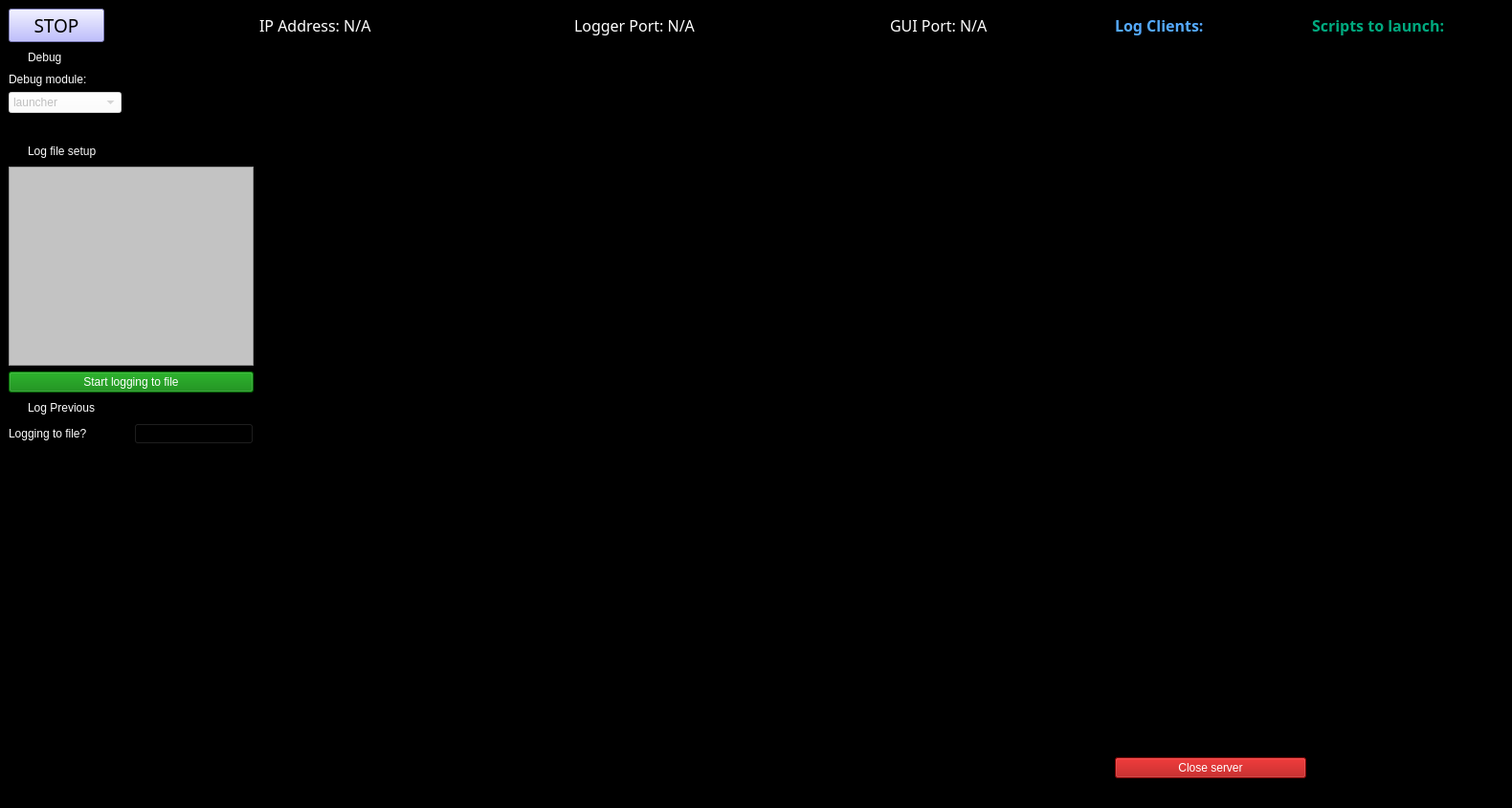
<?xml version="1.0" encoding="UTF-8"?>
<ui version="4.0">
 <class>MainWindow</class>
 <widget class="QMainWindow" name="MainWindow">
  <property name="geometry">
   <rect>
    <x>0</x>
    <y>0</y>
    <width>1580</width>
    <height>844</height>
   </rect>
  </property>
  <property name="windowTitle">
   <string>Launch Control</string>
  </property>
  <property name="windowOpacity">
   <double>2.000000000000000</double>
  </property>
  <property name="styleSheet">
   <string notr="true">background-color: rgb(0, 0, 0);
selection-color: rgb(255, 0, 0);</string>
  </property>
  <property name="toolButtonStyle">
   <enum>Qt::ToolButtonIconOnly</enum>
  </property>
  <widget class="QWidget" name="centralwidget">
   <layout class="QGridLayout" name="gridLayout">
    <item row="1" column="5" rowspan="9">
     <widget class="QListWidget" name="script_list">
      <property name="enabled">
       <bool>true</bool>
      </property>
      <property name="maximumSize">
       <size>
        <width>200</width>
        <height>16777215</height>
       </size>
      </property>
      <property name="font">
       <font>
        <family>Calibri Light</family>
        <pointsize>12</pointsize>
       </font>
      </property>
      <property name="toolTip">
       <string/>
      </property>
      <property name="styleSheet">
       <string notr="true">color: rgb(85, 170, 255);</string>
      </property>
      <property name="frameShape">
       <enum>QFrame::NoFrame</enum>
      </property>
     </widget>
    </item>
    <item row="0" column="4">
     <widget class="QLabel" name="label">
      <property name="maximumSize">
       <size>
        <width>200</width>
        <height>16777215</height>
       </size>
      </property>
      <property name="font">
       <font>
        <family>Calibri Light</family>
        <pointsize>12</pointsize>
       </font>
      </property>
      <property name="styleSheet">
       <string notr="true">color: rgb(85, 170, 255);</string>
      </property>
      <property name="text">
       <string>&lt;html&gt;&lt;head/&gt;&lt;body&gt;&lt;p&gt;&lt;span style=&quot; font-weight:600;&quot;&gt;Log Clients:&lt;/span&gt;&lt;/p&gt;&lt;/body&gt;&lt;/html&gt;</string>
      </property>
     </widget>
    </item>
    <item row="1" column="4" rowspan="9">
     <widget class="QListWidget" name="client_list">
      <property name="maximumSize">
       <size>
        <width>200</width>
        <height>16777215</height>
       </size>
      </property>
      <property name="font">
       <font>
        <family>Calibri Light</family>
        <pointsize>12</pointsize>
       </font>
      </property>
      <property name="toolTip">
       <string/>
      </property>
      <property name="styleSheet">
       <string notr="true">color: rgb(85, 170, 255);</string>
      </property>
      <property name="frameShape">
       <enum>QFrame::NoFrame</enum>
      </property>
     </widget>
    </item>
    <item row="9" column="1">
     <widget class="QTextBrowser" name="buffer_terminal">
      <property name="maximumSize">
       <size>
        <width>100</width>
        <height>16777215</height>
       </size>
      </property>
      <property name="frameShape">
       <enum>QFrame::NoFrame</enum>
      </property>
      <property name="verticalScrollBarPolicy">
       <enum>Qt::ScrollBarAlwaysOff</enum>
      </property>
      <property name="horizontalScrollBarPolicy">
       <enum>Qt::ScrollBarAlwaysOff</enum>
      </property>
      <property name="overwriteMode">
       <bool>false</bool>
      </property>
     </widget>
    </item>
    <item row="0" column="3">
     <layout class="QHBoxLayout" name="horizontalLayout_5">
      <property name="spacing">
       <number>100</number>
      </property>
      <item>
       <widget class="QLabel" name="ip_label">
        <property name="font">
         <font>
          <family>Calibri Light</family>
          <pointsize>12</pointsize>
          <weight>3</weight>
          <italic>false</italic>
          <bold>false</bold>
         </font>
        </property>
        <property name="styleSheet">
         <string notr="true">color: rgb(255, 255, 255);
font: 25 12pt &quot;Calibri Light&quot;;</string>
        </property>
        <property name="text">
         <string>&lt;html&gt;&lt;head/&gt;&lt;body&gt;&lt;p&gt;&lt;span style=&quot; color:#ffffff;&quot;&gt;IP Address: N/A&lt;/span&gt;&lt;/p&gt;&lt;/body&gt;&lt;/html&gt;</string>
        </property>
       </widget>
      </item>
      <item>
       <widget class="QLabel" name="logger_label">
        <property name="font">
         <font>
          <family>Calibri Light</family>
          <pointsize>12</pointsize>
          <weight>3</weight>
          <italic>false</italic>
          <bold>false</bold>
         </font>
        </property>
        <property name="styleSheet">
         <string notr="true">color: rgb(255, 255, 255);
font: 25 12pt &quot;Calibri Light&quot;;</string>
        </property>
        <property name="text">
         <string>&lt;html&gt;&lt;head/&gt;&lt;body&gt;&lt;p&gt;&lt;span style=&quot; color:#ffffff;&quot;&gt;Logger Port: N/A&lt;/span&gt;&lt;/p&gt;&lt;/body&gt;&lt;/html&gt;</string>
        </property>
       </widget>
      </item>
      <item>
       <widget class="QLabel" name="gui_label">
        <property name="font">
         <font>
          <family>Calibri Light</family>
          <pointsize>12</pointsize>
          <weight>3</weight>
          <italic>false</italic>
          <bold>false</bold>
         </font>
        </property>
        <property name="styleSheet">
         <string notr="true">color: rgb(255, 255, 255);
font: 25 12pt &quot;Calibri Light&quot;;</string>
        </property>
        <property name="text">
         <string>&lt;html&gt;&lt;head/&gt;&lt;body&gt;&lt;p&gt;&lt;span style=&quot; color:#ffffff;&quot;&gt;GUI Port: N/A&lt;/span&gt;&lt;/p&gt;&lt;/body&gt;&lt;/html&gt;</string>
        </property>
       </widget>
      </item>
     </layout>
    </item>
    <item row="0" column="5">
     <widget class="QLabel" name="label_2">
      <property name="maximumSize">
       <size>
        <width>200</width>
        <height>16777215</height>
       </size>
      </property>
      <property name="font">
       <font>
        <family>Calibri Light</family>
        <pointsize>12</pointsize>
       </font>
      </property>
      <property name="styleSheet">
       <string notr="true">color: rgb(0, 170, 127);</string>
      </property>
      <property name="text">
       <string>&lt;html&gt;&lt;head/&gt;&lt;body&gt;&lt;p&gt;&lt;span style=&quot; font-weight:600;&quot;&gt;Scripts to launch:&lt;/span&gt;&lt;/p&gt;&lt;/body&gt;&lt;/html&gt;</string>
      </property>
     </widget>
    </item>
    <item row="0" column="1">
     <widget class="QPushButton" name="stop_button">
      <property name="enabled">
       <bool>true</bool>
      </property>
      <property name="maximumSize">
       <size>
        <width>100</width>
        <height>100</height>
       </size>
      </property>
      <property name="font">
       <font>
        <family>Calibri Light</family>
        <pointsize>14</pointsize>
       </font>
      </property>
      <property name="mouseTracking">
       <bool>false</bool>
      </property>
      <property name="autoFillBackground">
       <bool>false</bool>
      </property>
      <property name="styleSheet">
       <string notr="true">background-color: rgb(170, 170, 255);</string>
      </property>
      <property name="text">
       <string>STOP</string>
      </property>
      <property name="checkable">
       <bool>true</bool>
      </property>
     </widget>
    </item>
    <item row="8" column="1" colspan="2">
     <layout class="QVBoxLayout" name="verticalLayout">
      <item>
       <widget class="QRadioButton" name="log_file_button">
        <property name="styleSheet">
         <string notr="true">color: rgb(255, 255, 255);</string>
        </property>
        <property name="text">
         <string>Log file setup</string>
        </property>
        <property name="autoExclusive">
         <bool>false</bool>
        </property>
       </widget>
      </item>
      <item>
       <widget class="QTreeView" name="file_viewer">
        <property name="styleSheet">
         <string notr="true">background-color: rgb(195, 195, 195);</string>
        </property>
       </widget>
      </item>
      <item>
       <widget class="QPushButton" name="logfile_status_button">
        <property name="enabled">
         <bool>false</bool>
        </property>
        <property name="styleSheet">
         <string notr="true">color: rgb(255, 255, 255);
background-color: green;</string>
        </property>
        <property name="text">
         <string>Start logging to file</string>
        </property>
        <property name="checkable">
         <bool>true</bool>
        </property>
       </widget>
      </item>
      <item>
       <widget class="QRadioButton" name="log_previous">
        <property name="enabled">
         <bool>false</bool>
        </property>
        <property name="styleSheet">
         <string notr="true">color: rgb(255, 255, 255);</string>
        </property>
        <property name="text">
         <string>Log Previous</string>
        </property>
        <property name="autoExclusive">
         <bool>false</bool>
        </property>
       </widget>
      </item>
      <item>
       <layout class="QHBoxLayout" name="horizontalLayout_2">
        <item>
         <widget class="QLabel" name="label_3">
          <property name="styleSheet">
           <string notr="true">color: rgb(255, 255, 255);</string>
          </property>
          <property name="text">
           <string>Logging to file?</string>
          </property>
         </widget>
        </item>
        <item>
         <widget class="QPushButton" name="logfile_status_indicator">
          <property name="text">
           <string/>
          </property>
          <property name="icon">
           <iconset>
            <normaloff>green_LED_off.svg</normaloff>
            <normalon>green_LED_on.svg</normalon>
            <disabledoff>green_LED_off.svg</disabledoff>
            <disabledon>green_LED_on.svg</disabledon>
            <activeoff>green_LED_on.svg</activeoff>green_LED_off.svg</iconset>
          </property>
          <property name="checkable">
           <bool>true</bool>
          </property>
         </widget>
        </item>
       </layout>
      </item>
     </layout>
    </item>
    <item row="1" column="1">
     <widget class="QRadioButton" name="debug_radio_button">
      <property name="styleSheet">
       <string notr="true">color: rgb(255, 255, 255);</string>
      </property>
      <property name="text">
       <string>Debug</string>
      </property>
      <property name="autoExclusive">
       <bool>false</bool>
      </property>
     </widget>
    </item>
    <item row="1" column="3" rowspan="8">
     <widget class="QTextBrowser" name="terminal">
      <property name="enabled">
       <bool>true</bool>
      </property>
      <property name="font">
       <font>
        <family>Courier New</family>
        <pointsize>12</pointsize>
       </font>
      </property>
      <property name="styleSheet">
       <string notr="true">color: rgb(255, 255, 255);</string>
      </property>
      <property name="frameShape">
       <enum>QFrame::NoFrame</enum>
      </property>
     </widget>
    </item>
    <item row="10" column="4">
     <widget class="QPushButton" name="close_server">
      <property name="styleSheet">
       <string notr="true">background-color: rgb(170, 0, 0);
color: rgb(255, 255, 255);</string>
      </property>
      <property name="text">
       <string>Close server</string>
      </property>
     </widget>
    </item>
    <item row="2" column="1">
     <widget class="QLabel" name="debug_label">
      <property name="enabled">
       <bool>false</bool>
      </property>
      <property name="visible">
       <bool>true</bool>
      </property>
      <property name="styleSheet">
       <string notr="true">color: rgb(255, 255, 255);</string>
      </property>
      <property name="text">
       <string>Debug module:</string>
      </property>
     </widget>
    </item>
    <item row="3" column="1">
     <widget class="QComboBox" name="debug_comboBox">
      <property name="enabled">
       <bool>false</bool>
      </property>
      <property name="visible">
       <bool>true</bool>
      </property>
      <property name="styleSheet">
       <string notr="true">background-color: rgb(255, 255, 255)</string>
      </property>
      <property name="currentText">
       <string>launcher</string>
      </property>
      <item>
       <property name="text">
        <string>launcher</string>
       </property>
      </item>
      <item>
       <property name="text">
        <string>pylabnet_gui</string>
       </property>
      </item>
      <item>
       <property name="text">
        <string>pylabnet_server</string>
       </property>
      </item>
     </widget>
    </item>
   </layout>
  </widget>
  <widget class="QMenuBar" name="menubar">
   <property name="geometry">
    <rect>
     <x>0</x>
     <y>0</y>
     <width>1580</width>
     <height>38</height>
    </rect>
   </property>
  </widget>
  <widget class="QStatusBar" name="statusbar"/>
 </widget>
 <resources/>
 <connections/>
 <designerdata>
  <property name="gridDeltaX">
   <number>10</number>
  </property>
  <property name="gridDeltaY">
   <number>10</number>
  </property>
  <property name="gridSnapX">
   <bool>true</bool>
  </property>
  <property name="gridSnapY">
   <bool>true</bool>
  </property>
  <property name="gridVisible">
   <bool>true</bool>
  </property>
 </designerdata>
</ui>
